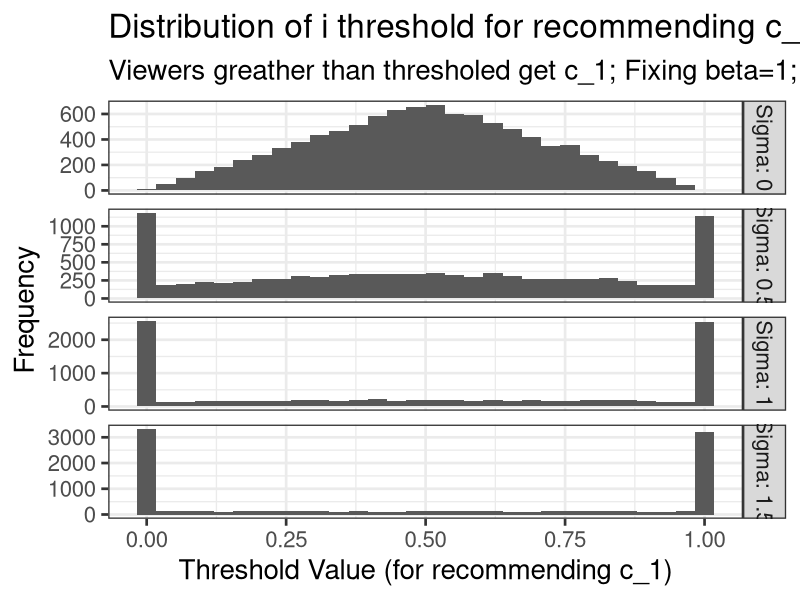
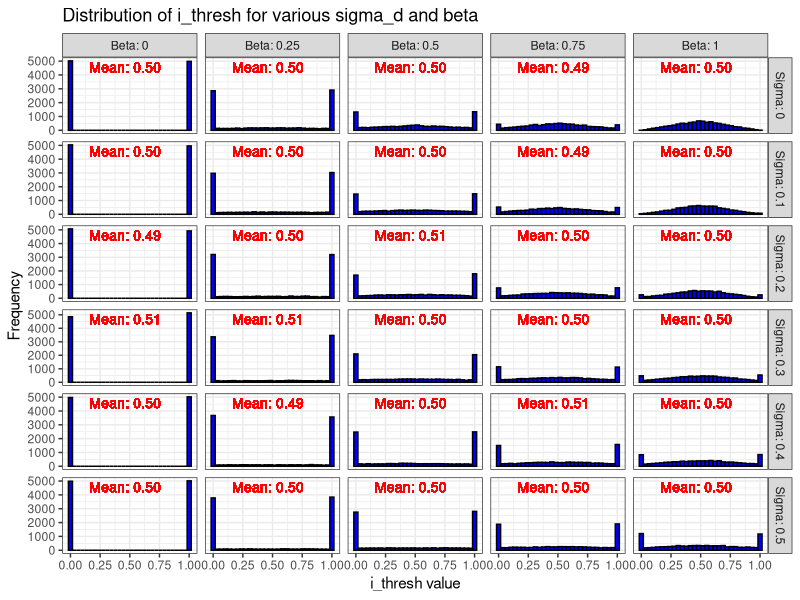
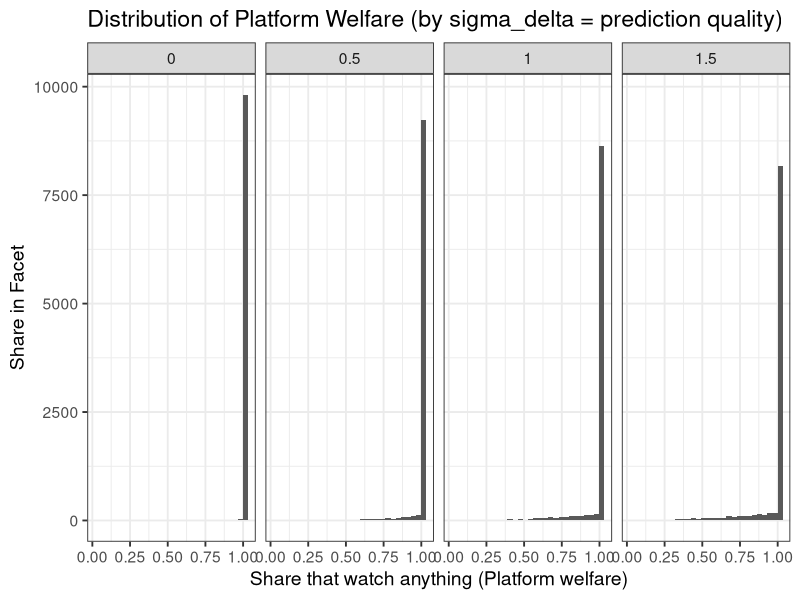
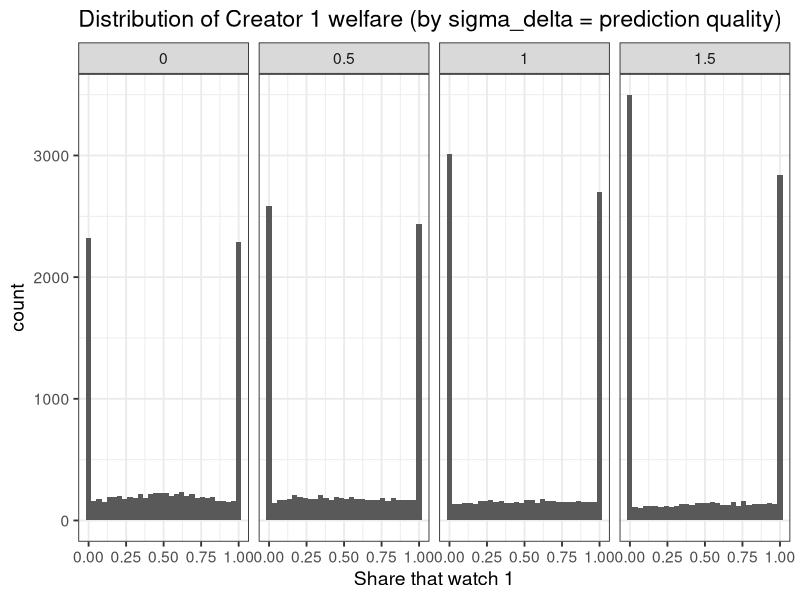
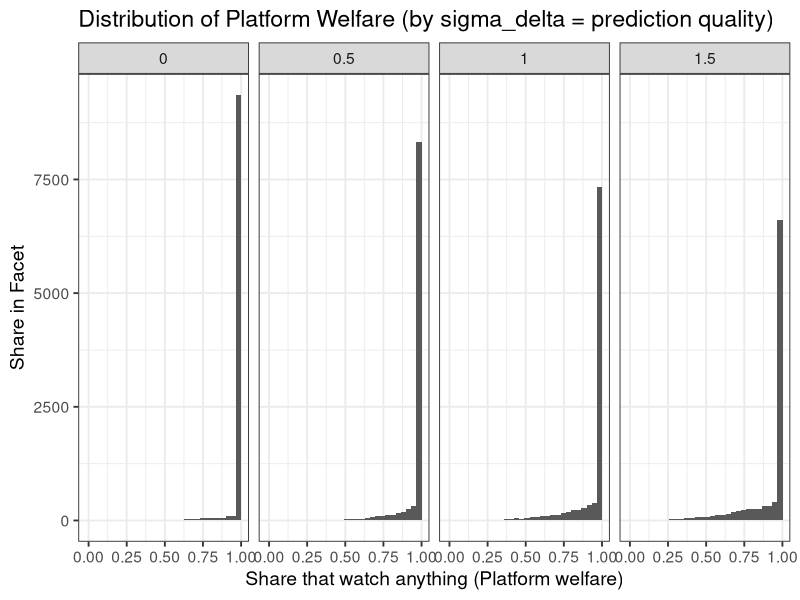
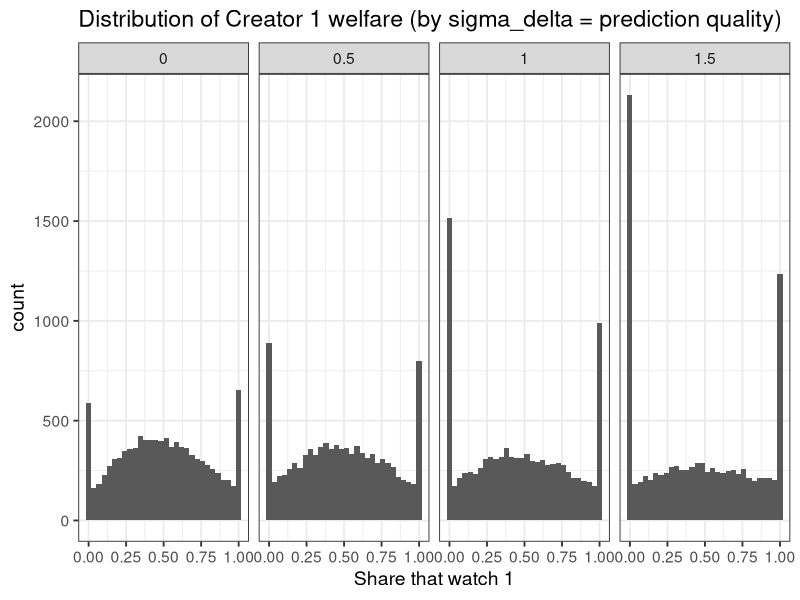

Write R code to recreate these figures, in order.
library(tidyverse)
library(knitr)

# Setup
n_sims <- 10000

get_i_thresh <- function(n_sims, sigma_d, beta) {
  
  e_0 <- runif(n_sims)
  e_1 <- runif(n_sims)
  
  d_0 <- rnorm(n = n_sims, mean = 0, sd = sigma_d)
  d_1 <- rnorm(n = n_sims, mean = 0, sd = sigma_d)
  
  i_thresh <- pmin(pmax((beta + e_0 + d_0 - (e_1 + d_1))/(2*beta), 0), 1)
  
  return(i_thresh)
}

beta_vals <- c(1)
sigma_d_vals <- seq(0, 1.5, 0.5)

results <- expand.grid(sigma_d = sigma_d_vals, beta = beta_vals, stringsAsFactors = FALSE)
results$i_thresh <- mapply(get_i_thresh, n_sims, results$sigma_d, results$beta, SIMPLIFY = FALSE)

results_long <- results %>%
  mutate(id = row_number()) %>%
  unnest(i_thresh) %>%
  rename(i_thresh_value = i_thresh) %>%
  group_by(sigma_d, beta) %>%
  mutate(mean_i_thresh = mean(i_thresh_value))

results_long %>% 
  ggplot(aes(x=i_thresh_value)) + 
  geom_histogram(bins = 30) +
  facet_grid(factor(sigma_d, labels = paste("Sigma:", sigma_d_vals))~.,
             scales = "free") +
  theme_bw(base_size = 20) +
  labs(title = "Distribution of i threshold for recommending c_1", 
       subtitle = "Viewers greather than thresholed get c_1; Fixing beta=1; 10000 simulations", 
       x = "Threshold Value (for recommending c_1)",
       y = "Frequency")


## 2 dimensional

# Simulate a range of sigma_d values and beta values
sigma_d_vals <- seq(0, 0.5, 0.1)
beta_vals <- seq(0, 1, 0.25)

# Create a data frame to store the results
results <- expand.grid(sigma_d = sigma_d_vals, beta = beta_vals, stringsAsFactors = FALSE)

# Apply the function for each combination of sigma and beta and store the results
results$i_thresh <- mapply(get_i_thresh, n_sims, results$sigma_d, results$beta, SIMPLIFY = FALSE)

results_long <- results %>%
  mutate(id = row_number()) %>%
  unnest(i_thresh) %>%
  rename(i_thresh_value = i_thresh) %>%
  group_by(sigma_d, beta) %>%
  mutate(mean_i_thresh = mean(i_thresh_value))

results_long %>% 
  ggplot(aes(x=i_thresh_value)) + 
  geom_histogram(bins = 30, fill = "blue", color = "black") +
  geom_text(aes(label = sprintf("Mean: %.2f", mean_i_thresh), y = Inf, x = Inf), 
            vjust = 1.5, hjust = 1.5, size = 3.5, color = "red") +
  facet_grid(vars(factor(sigma_d, labels = paste("Sigma:", sigma_d_vals))), 
             vars(factor(beta, labels = paste("Beta:", beta_vals))), 
             scales = "free") +
  theme_bw() +
  labs(title = "Distribution of i_thresh for various sigma_d and beta",
       x = "i_thresh value",
       y = "Frequency")


# Next step

run_simulation <- function(n_sims, sigma_d, beta) {
  
  e_0 <- runif(n_sims)*3
  e_1 <- runif(n_sims)*3
  
  d_0 <- rnorm(n = n_sims, mean = 0, sd = sigma_d)
  d_1 <- rnorm(n = n_sims, mean = 0, sd = sigma_d)
  
  # Above this threshold, you get c1
  i_thresh <- pmin(pmax((beta + e_0 + d_0 - (e_1 + d_1))/(2*beta), 0), 1)
  i_1_watch<-1-sqrt(e_1/beta) # above this, watch 1
  i_0_watch<-sqrt(e_0/beta) # below this, watch 0

  share_watch_1 <- 1-pmax(i_1_watch, i_thresh)
  share_watch_0 <- pmin(i_0_watch, i_thresh)
  share_watch_none <- 1-share_watch_1-share_watch_0
  
  return(data.frame(i_thresh, i_1_watch, i_0_watch, share_watch_1, share_watch_0, share_watch_none, sigma_d, beta))
}

results <- rbind(run_simulation(10000, sigma_d = 0, beta=1), 
                 run_simulation(10000, sigma_d = .5, beta=1), 
                 run_simulation(10000, sigma_d = 1, beta=1), 
                 run_simulation(10000, sigma_d = 1.5, beta=1))

results %>% 
  mutate(share_watch = 1 - share_watch_none) %>% 
  ggplot(aes(x=share_watch)) + 
  geom_histogram() + 
  facet_grid(.~sigma_d) + theme_bw(base_size = 14) + 
  xlab("Share that watch anything (Platform welfare)") + 
  ylab("Share in Facet") + 
  ggtitle("Distribution of Platform Welfare (by sigma_delta = prediction quality)")

results %>% 
  ggplot(aes(x=share_watch_1)) + 
  geom_histogram() + 
  facet_grid(.~sigma_d) + theme_bw(base_size = 14) + 
  xlab("Share that watch 1") + 
  ggtitle("Distribution of Creator 1 welfare (by sigma_delta = prediction quality)")

results %>% 
  mutate(share_watch = 1 - share_watch_none) %>% 
  group_by(sigma_d) %>% 
  summarise(
    mean_creator1 = mean(share_watch_1)
    , sd_creator1 = sd(share_watch_1)
    , mean_plat = mean(share_watch)
    , sd_plat = sd(share_watch)
  ) %>% kable(digits = 2, caption = "Mean and SD creator and platform welfare by sigma_delta", col.names = c("Sigma", "Mean Creator", "SD Creator", "Mean Platform", "SD Platform"))


results <- rbind(run_simulation(10000, sigma_d = 0, beta=2), 
                 run_simulation(10000, sigma_d = .5, beta=2), 
                 run_simulation(10000, sigma_d = 1, beta=2), 
                 run_simulation(10000, sigma_d = 1.5, beta=2))

results %>% 
  mutate(share_watch = 1 - share_watch_none) %>% 
  ggplot(aes(x=share_watch)) + 
  geom_histogram() + 
  facet_grid(.~sigma_d) + theme_bw(base_size = 14) + 
  xlab("Share that watch anything (Platform welfare)") + 
  ylab("Share in Facet") + 
  ggtitle("Distribution of Platform Welfare (by sigma_delta = prediction quality)")

results %>% 
  ggplot(aes(x=share_watch_1)) + 
  geom_histogram() + 
  facet_grid(.~sigma_d) + theme_bw(base_size = 14) + 
  xlab("Share that watch 1") + 
  ggtitle("Distribution of Creator 1 welfare (by sigma_delta = prediction quality)")

results %>% 
  mutate(share_watch = 1 - share_watch_none) %>% 
  group_by(sigma_d) %>% 
  summarise(
    mean_creator1 = mean(share_watch_1)
    , sd_creator1 = sd(share_watch_1)
    , mean_plat = mean(share_watch)
    , sd_plat = sd(share_watch)
  ) %>% kable(digits = 2, caption = "Mean and SD creator and platform welfare by sigma_delta", col.names = c("Sigma", "Mean Creator", "SD Creator", "Mean Platform", "SD Platform"))
